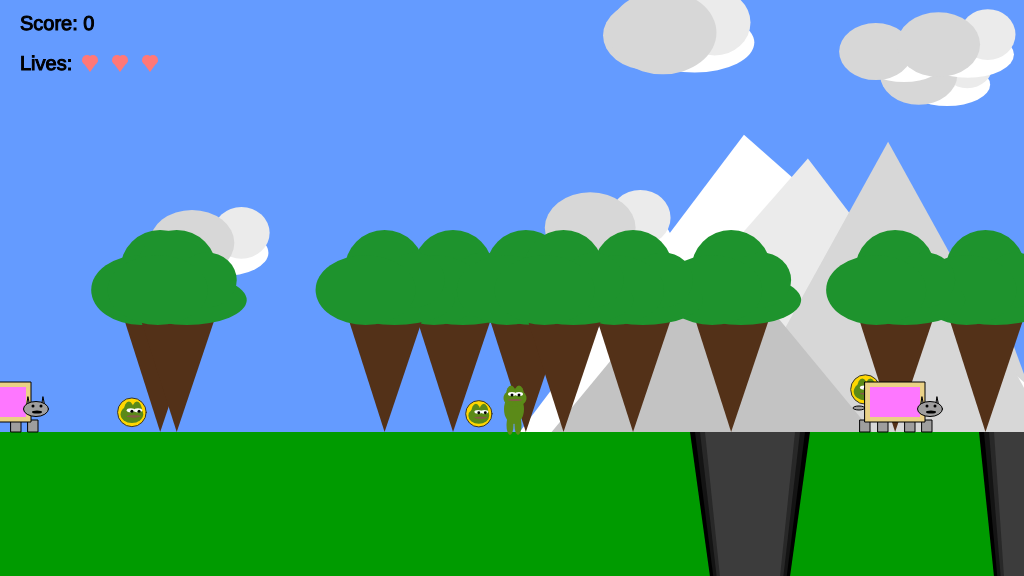
Frame 1 (no input)
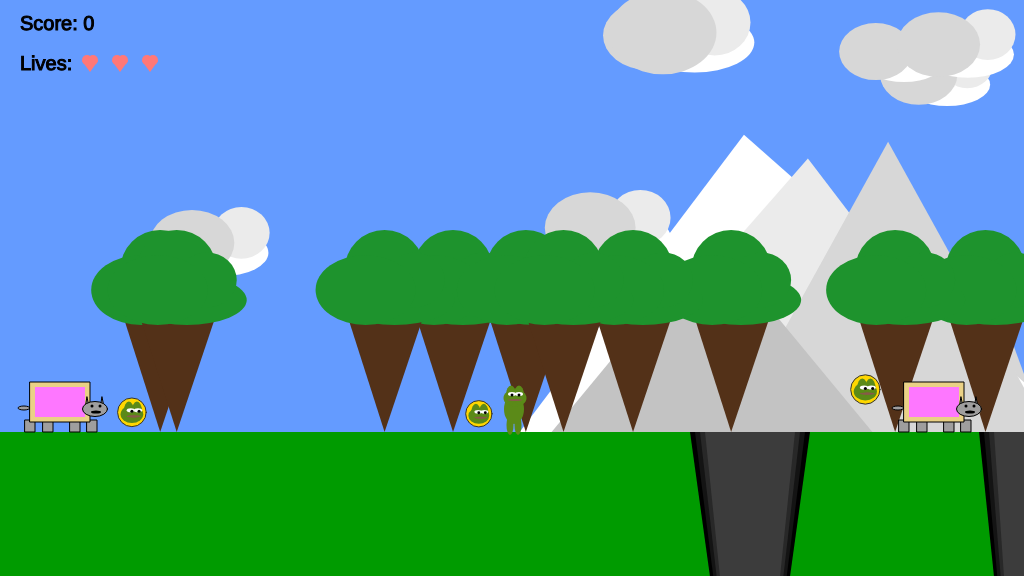
Frame 60 (no input)
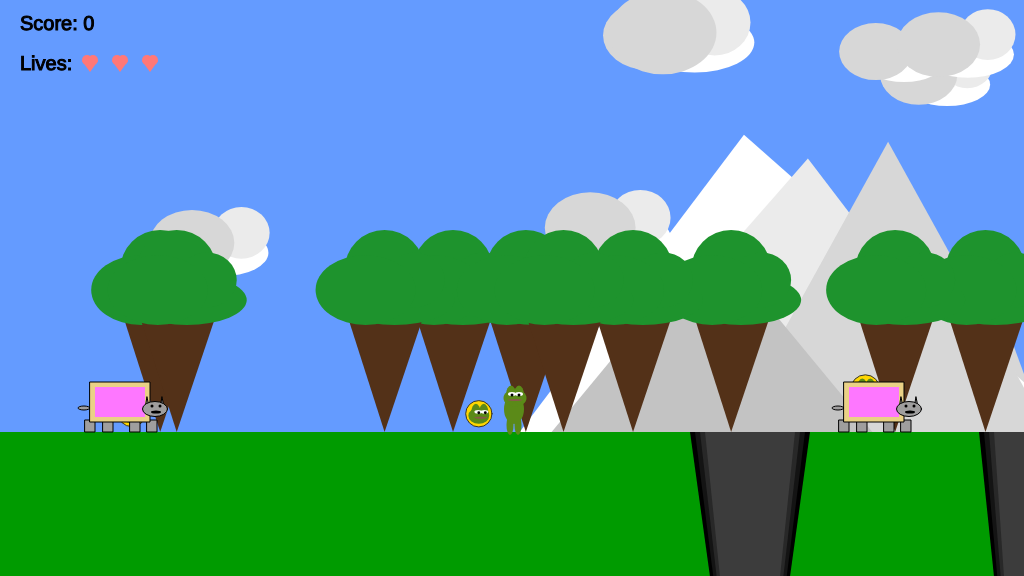
Frame 120 (the mouse pressed at the canvas centre since frame 60)

The p5.js sketch that drew these frames (run headless with seeded random() and noise() and a simulated clock; from frame 60 on, the mouse is pressed at the canvas centre):

// p5.js sketch
// ── sketch.js
// Frog Game Project - By Ethan Champion

// Position variables
let gameChar_x;
let gameChar_y;
let floorPos_y;
let scrollPos;
let gameChar_world_x;
// Movement variables
let isLeft;
let isRight;
let isFalling;
let isPlummeting;
// Scenery variables
let trees_x;
let cloud;
let collectable;
let mountain;
let canyon;
let flagpole;
// Game-play variables
let game_score;
let lives;
let enemies;

// Function to setup the canvas (ran first)
function setup() {
    "use strict";
    // Create the canvas and set variables
    createCanvas(1024, 576);
    lives = 4;
    // Start the game
    startGame();
}

// Function to start the game
function startGame() {
    "use strict";
    // Set variables
    floorPos_y = height * 3 / 4
    gameChar_x = width / 2;
    gameChar_y = floorPos_y;
    game_score = 0;
    let i;
    // Reduce number of lives each time it starts
    lives -= 1;
    // Variable to control the background scrolling
    scrollPos = 0;
    gameChar_world_x = gameChar_x - scrollPos;
    // Boolean variables to control the movement of the game character
    isLeft = false;
    isRight = false;
    isFalling = false;
    isPlummeting = false;

    // Initialise arrays of scenery objects
    trees_x = [];
    for (i = 0; i < 20; i += 1)
    {
        trees_x[i] = random(0, 2000);
    }

    cloud = [];
    for (i = 0; i < 20; i += 1)
    {
        cloud[i] = {x_pos: random(0, 2000), y_pos: random(0, 350), size: random(4,6)};
    }

    collectable = [{x_pos: random(100, 200), y_pos: random(floorPos_y-100, floorPos_y-20),
                    size: random(26, 30), isFound: false}];
    for (i = 1; i < 20; i += 1)
    {
        collectable[i] = {x_pos: collectable[i-1].x_pos + (30 * random(1, 20)), y_pos: random(floorPos_y-90,
                floorPos_y-20), size: random(26, 30), isFound: false};
    }

    mountain = [];
    for (i = 0; i < 10; i += 1)
    {
        mountain[i] = {x_pos: random(0, 2000), width: random(100, 700), height: random(100, 500)};
    }

    canyon = [{x_pos: 750, width: 120},
             {x_pos: 1024, width: 90},
             {x_pos: 1350, width: 110},
             {x_pos: 1600, width: 140}];
    
    flagpole = {x_pos: 2000, isReached: false};
    
    // Initialise enemies
    enemies = [];
    enemies.push(new Enemy(0, floorPos_y, 300));
    enemies.push(new Enemy(894, floorPos_y, 49));
    enemies.push(new Enemy(1182, floorPos_y, 20));
    enemies.push(new Enemy(2000, floorPos_y, 200));
}

// Function to draw to the canvas
function draw() {
    "use strict";
    let i;
    // Draw floor and sky
    background(100, 155, 255);
    noStroke();
    fill(0, 155, 0);
    rect(0, floorPos_y, width, height / 4);

    // Save the current state
    push();

    // Translate the background by scroll position
    translate(scrollPos, 0);
    
    // Draw clouds
    for (i = 0; i < cloud.length; i += 1)
    {    
        drawCloud(cloud[i]);
    }
    
    // Draw mountains
    for (i = 0; i < mountain.length; i += 1)
    {
        drawMountain(mountain[i]);
    }
    
    // Draw trees
    for (i = 0; i < trees_x.length; i += 1)
    {
        drawTree(trees_x[i]);
    }

    // Draw canyons
    for (i = 0; i < canyon.length; i += 1)
    {
        // Draw canyon
        drawCanyon(canyon[i]);
        // Check canyon based on player
        checkCanyon(canyon[i]);
    }

    // Draw collectable items
    for (i = 0; i < collectable.length; i += 1)
    {
        // If the collectable has not been found
        if (collectable[i].isFound === false)
        {
            // Draw the collectable
            drawCollectable(collectable[i]);
            // Check if the player has touched the collectable
            checkCollectable(collectable[i]);
        }
    }

    // Draw flagpole then check it
    drawFlagpole();
    checkFlagpole();
    
    // Draw enemies
    for (i = 0; i < enemies.length; i += 1)
    {
        enemies[i].update();
        enemies[i].draw();
        // If the enemy touches and you don't kill it
        if (enemies[i].isContact(gameChar_world_x, gameChar_y) === true)
        {
            // Restart
            startGame();
            break;
        }
        
        else if (enemies[i].isContact(gameChar_world_x, gameChar_y) === false && enemies[i].isKilled)
        {
            game_score += 1;
        }
    }
    
    // Return the the prior state
    pop();
    // Draw game character
    drawGameChar();

    // Game win/loss check
    if (lives < 1)
    {
        stroke(0);
        fill(0);
        textSize(50);
        text("GAME OVER!", width * 0.35, height * 0.45);
        text("Press Space to Continue..", width * 0.24, height * 0.55);
        // Stop drawing if lost
        return;
    }

    // If the player won
    else if (flagpole.isReached)
    {
        stroke(0);
        fill(0);
        textSize(50);
        text("LEVEL COMPLETE!", width * 0.28, height * 0.45);
        text("Press Space to Continue..", width * 0.24, height * 0.55);
        // Stop drawing if won
        return;
    }

    // Logic to make the game character move or the background scroll
    if (isLeft)
    {
        // If the character hasn't reached threshold to move bg
        if (gameChar_x > width * 0.2)
        {
            // Move character till they do
            gameChar_x -= 5;
        }

        // If the character has reached threshold to move bg
        else
        {
            // Move the background but not the game character
            scrollPos += 5;
        }
    }

    else if (isRight)
    {
        // If the character hasn't reached threshold to move the bg
        if (gameChar_x < width * 0.8)
        {
            // Move character till they do
            gameChar_x += 5;
        }

        // If the character has reached threshold to move bg
        else
        {
            // Move the background but not the game character
            scrollPos -= 5;
        }
    }

    // Logic to make the game character rise and fall.
    if (gameChar_y !== floorPos_y)
    {
        gameChar_y += 2;
        isFalling = true;
    }

    else
    {
        isFalling = false;
    }

    // Logic to restart game
    if (isPlummeting && gameChar_y >= height && lives > 0)
    {
        startGame();
    }

    // Scoreboard text
    stroke(0);
    fill(0);
    textSize(20);
    text("Score: " + str(game_score), 20, 30);

    // Lives text
    text("Lives: ", 20, 70);
    let heartPos;
    for (i = 0; i < lives; i += 1)
    {
        heartPos = 120;
        noStroke();
        fill(255, 120, 120);
        ellipse(heartPos-3+((i-1)*30), 60, 10);
        ellipse(heartPos+3+((i-1)*30), 60, 10);
        triangle(heartPos+((i-1)*30), 72, heartPos-8+((i-1)*30), 61, heartPos+8+((i-1)*30), 61);
    }
    
    // Update real position of gameChar for collision detection.
    gameChar_world_x = gameChar_x - scrollPos;
}

// If a key is pressed
function keyPressed() {
    "use strict";
    // If the player wants to go to next level
    if (flagpole.isReached && key === " ")
    {
        nextLevel();
        return;
    }

    // If the player wants to restart
    else if (lives === 0 && key === " ")
    {
        returnToStart();
        return;
    }

    // Conditions to see what state player is in
    if (keyCode === 37 && isPlummeting !== true)
    {
        isLeft = true;
    }

    else if (keyCode === 39 && isPlummeting !== true)
    {
        isRight = true;
    }

    else if (keyCode === 32 && gameChar_y === floorPos_y)
    {
        gameChar_y -= 100;
    }
}

// If a key is released
function keyReleased() {
    "use strict";
    // Conditions to see what state player is in
    if (keyCode === 37)
    {
        isLeft = false;
    }

    else if (keyCode === 39)
    {
        isRight = false;
    }
}

// Function to draw the game character.
function drawGameChar() {
    "use strict";

    // Check which state player is it
    if (isLeft && isFalling)
    {
        // Code for Jumping to the Left
        noStroke();
        fill(91, 138, 24);
        // Creates the green legs
        ellipse(gameChar_x-6, gameChar_y-30, 7, 20);
        ellipse(gameChar_x+2, gameChar_y-30, 7, 20);
        // Creates the green body
        ellipse(gameChar_x+1, gameChar_y-43, 20, 30);
        // Creates the green head
        ellipse(gameChar_x-3, gameChar_y-54, 23, 17);
        ellipse(gameChar_x-6, gameChar_y-57, 10, 19);
        ellipse(gameChar_x+2, gameChar_y-57, 10, 19);
        // Creates the eyes
        fill(255);
        ellipse(gameChar_x+1, gameChar_y-58, 8, 4);
        ellipse(gameChar_x-6, gameChar_y-58, 8, 4);
        // Creates the pupils
        fill(0);
        ellipse(gameChar_x-8, gameChar_y-59, 3);
        ellipse(gameChar_x, gameChar_y-59, 3);
        // Creates the lips
        fill(135, 91, 72);
        ellipse(gameChar_x-5, gameChar_y-52, 14, 5);
        }

    // If the character is falling to the right
    else if (isRight && isFalling)
    {
        // Code for Jumping to the Right
        noStroke();
        fill(91, 138, 24);
        // Creates the green legs
        ellipse(gameChar_x-2, gameChar_y-30, 7, 20);
        ellipse(gameChar_x+6, gameChar_y-30, 7, 20);
        // Creates the green body
        ellipse(gameChar_x+1, gameChar_y-43, 20, 30);
        // Creates the green head
        ellipse(gameChar_x+3, gameChar_y-54, 23, 17);
        ellipse(gameChar_x, gameChar_y-57, 10, 19);
        ellipse(gameChar_x+8, gameChar_y-57, 10, 19);
        // Creates the eyes
        fill(255);
        ellipse(gameChar_x+9, gameChar_y-58, 8, 4);
        ellipse(gameChar_x+2, gameChar_y-58, 8, 4);
        // Creates the pupils
        fill(0);
        ellipse(gameChar_x+3, gameChar_y-59, 3);
        ellipse(gameChar_x+10, gameChar_y-59, 3);
        // Creates the lips
        fill(135, 91, 72);
        ellipse(gameChar_x+5, gameChar_y-52, 14, 5);
    }

    // If the character is walking to the left
    else if (isLeft)
    {
        // Code for Walking Left
        noStroke();
        fill(91, 138, 24);
        // Creates the green legs
        ellipse(gameChar_x-6, gameChar_y-7, 7, 20);
        ellipse(gameChar_x+2, gameChar_y-7, 7, 20);
        // Creates the green body
        ellipse(gameChar_x+1, gameChar_y-23, 20, 30);
        // Creates the green head
        ellipse(gameChar_x-3, gameChar_y-34, 23, 17);
        ellipse(gameChar_x-6, gameChar_y-37, 10, 19);
        ellipse(gameChar_x+2, gameChar_y-37, 10, 19);
        // Creates the eyes
        fill(255);
        ellipse(gameChar_x+1, gameChar_y-38, 8, 4);
        ellipse(gameChar_x-6, gameChar_y-38, 8, 4);
        // Creates the pupils
        fill(0);
        ellipse(gameChar_x-8, gameChar_y-37, 3);
        ellipse(gameChar_x, gameChar_y-37, 3);
        // Creates the lips
        fill(135, 91, 72);
        ellipse(gameChar_x-5, gameChar_y-32, 14, 2);
    }

    // If the character is walking to the right
    else if (isRight)
    {
        // Code for Walking Right
        noStroke();
        fill(91, 138, 24);
        // Creates the green legs
        ellipse(gameChar_x-2, gameChar_y-7, 7, 20);
        ellipse(gameChar_x+6, gameChar_y-7, 7, 20);
        // Creates the green body
        ellipse(gameChar_x+1, gameChar_y-23, 20, 30);
        // Creates the green head
        ellipse(gameChar_x+3, gameChar_y-34, 23, 17);
        ellipse(gameChar_x, gameChar_y-37, 10, 19);
        ellipse(gameChar_x+8, gameChar_y-37, 10, 19);
        // Creates the eyes
        fill(255);
        ellipse(gameChar_x+9, gameChar_y-38, 8, 4);
        ellipse(gameChar_x+2, gameChar_y-38, 8, 4);
        // Creates the pupils
        fill(0);
        ellipse(gameChar_x+3, gameChar_y-37, 3);
        ellipse(gameChar_x+10, gameChar_y-37, 3);
        // Creates the lips
        fill(135, 91, 72);
        ellipse(gameChar_x+5, gameChar_y-32, 14, 2);
    }

    // If the character is falling or plummeting forwards
    else if (isFalling || isPlummeting)
    {
        // Code for Jumping facing straight ahead
        noStroke();
        fill(91, 138, 24);
        // Creates the green legs
        ellipse(gameChar_x-2, gameChar_y-30, 7, 20);
        ellipse(gameChar_x+6, gameChar_y-30, 7, 20);
        // Creates the green body
        ellipse(gameChar_x+2, gameChar_y-43, 20, 30);
        // Creates the green head
        ellipse(gameChar_x+3, gameChar_y-54, 23, 17);
        ellipse(gameChar_x-1, gameChar_y-57, 10, 19);
        ellipse(gameChar_x+7, gameChar_y-57, 10, 19);
        // Creates the eyes
        fill(255);
        ellipse(gameChar_x+7, gameChar_y-58, 8, 4);
        ellipse(gameChar_x, gameChar_y-58, 8, 4);
        // Creates the pupils
        fill(0);
        ellipse(gameChar_x, gameChar_y-59, 3);
        ellipse(gameChar_x+7, gameChar_y-59, 3);
        // Creates the lips
        fill(135, 91, 72);
        ellipse(gameChar_x+3, gameChar_y-52, 14, 5);
    }

    // Or if the character is standing facing forward
    else
    {
        // Code for standing still facing straight ahead
        noStroke();
        fill(91, 138, 24);
        // Creates the green legs
        ellipse(gameChar_x-2, gameChar_y-7, 7, 20);
        ellipse(gameChar_x+6, gameChar_y-7, 7, 20);
        // Creates the green body
        ellipse(gameChar_x+2, gameChar_y-23, 20, 30);
        // Creates the green head
        ellipse(gameChar_x+3, gameChar_y-34, 23, 17);
        ellipse(gameChar_x-1, gameChar_y-37, 10, 19);
        ellipse(gameChar_x+7, gameChar_y-37, 10, 19);
        // Creates the eyes
        fill(255);
        ellipse(gameChar_x+7, gameChar_y-38, 8, 4);
        ellipse(gameChar_x, gameChar_y-38, 8, 4);
        // Creates the pupils
        fill(0);
        ellipse(gameChar_x, gameChar_y-37, 3);
        ellipse(gameChar_x+7, gameChar_y-37, 3);
        // Creates the lips
        fill(135, 91, 72);
        ellipse(gameChar_x+3, gameChar_y-32, 14, 2);
    }

    // Code to deal with canyon player interaction
    if (isPlummeting)
    {
        gameChar_y += 7;
    }

}

// Function to draw cloud objects
function drawCloud(t_cloud) {
    "use strict";
    // Draw clouds
    noStroke();
    fill(255);
    ellipse(t_cloud.x_pos+20+t_cloud.size, t_cloud.y_pos+20, t_cloud.size*20, t_cloud.size*10);
    fill(235);
    ellipse(t_cloud.x_pos+40+t_cloud.size, t_cloud.y_pos, t_cloud.size*12, t_cloud.size*11);
    fill(215);
    ellipse(t_cloud.x_pos-t_cloud.size, t_cloud.y_pos+10, t_cloud.size*18, t_cloud.size*14);
}

// Function to draw mountains objects
function drawMountain(t_mountain) {
    "use strict";
    // Draw mountains
    noStroke();
    fill(255);
    triangle(t_mountain.x_pos, floorPos_y, t_mountain.x_pos+(t_mountain.width), floorPos_y,
             t_mountain.x_pos+(t_mountain.width*0.4), floorPos_y-(t_mountain.height));
    fill(235);
    triangle(t_mountain.x_pos+(t_mountain.width*0.086), floorPos_y, t_mountain.x_pos+(t_mountain.width*0.886),
             floorPos_y, t_mountain.x_pos+(t_mountain.width*0.514), floorPos_y-(t_mountain.height*0.92));
    fill(215);
    triangle(t_mountain.x_pos+(t_mountain.width*0.371), floorPos_y, t_mountain.x_pos+(t_mountain.width*0.943),
             floorPos_y, t_mountain.x_pos+(t_mountain.width*0.657), floorPos_y-(t_mountain.height*0.977));
    fill(195);
    triangle(t_mountain.x_pos+(t_mountain.width*0.057), floorPos_y, t_mountain.x_pos+(t_mountain.width*0.629),
             floorPos_y, t_mountain.x_pos+(t_mountain.width*0.343), floorPos_y-(t_mountain.height*0.653));
}

// Function to draw trees objects
function drawTree(t_tree) {
    "use strict";
    // Draw trees
    noStroke();
    // Tree trunk
    fill(83, 49, 24);
    triangle(t_tree+39, floorPos_y, t_tree, floorPos_y-122, t_tree+80, floorPos_y-122);
    // Green leaves
    fill(30, 147, 45);
    ellipse(t_tree+39, floorPos_y-162, 80, 80);
    ellipse(t_tree+49, floorPos_y-132, 120, 50);
    ellipse(t_tree+69, floorPos_y-152, 60, 55);
    ellipse(t_tree+20, floorPos_y-142, 100, 70);
}

// Function to draw the flagpole
function drawFlagpole() {
    "use strict";
    // If the flagpole is reached
    if (flagpole.isReached)
    {
        noStroke();
        fill(255);
        rect(flagpole.x_pos-5, floorPos_y*0.6, 10, floorPos_y*0.4);
        fill(255, 0, 0);
        triangle(flagpole.x_pos-40, floorPos_y*0.7, flagpole.x_pos+40, floorPos_y*0.7, flagpole.x_pos, floorPos_y*0.5);
        fill(255, 255, 0);
        triangle(flagpole.x_pos-30, floorPos_y*0.7, flagpole.x_pos+30, floorPos_y*0.7, flagpole.x_pos, floorPos_y*0.5);
        fill(0, 255, 0);
        triangle(flagpole.x_pos-20, floorPos_y*0.7, flagpole.x_pos+20, floorPos_y*0.7, flagpole.x_pos, floorPos_y*0.5);
        fill(0, 255, 255);
        triangle(flagpole.x_pos-10, floorPos_y*0.7, flagpole.x_pos+10, floorPos_y*0.7, flagpole.x_pos, floorPos_y*0.5);
    }

    // If the flagpole hasn't been reached
    else
    {
        noStroke();
        fill(80);
        rect(flagpole.x_pos-5, floorPos_y*0.2, 10, floorPos_y*0.8);
        fill(0);
        triangle(flagpole.x_pos-40, floorPos_y*0.3, flagpole.x_pos+40, floorPos_y*0.3, flagpole.x_pos, floorPos_y*0.1);
        fill(20);
        triangle(flagpole.x_pos-30, floorPos_y*0.3, flagpole.x_pos+30, floorPos_y*0.3, flagpole.x_pos, floorPos_y*0.1);
        fill(40);
        triangle(flagpole.x_pos-20, floorPos_y*0.3, flagpole.x_pos+20, floorPos_y*0.3, flagpole.x_pos, floorPos_y*0.1);
        fill(60);
        triangle(flagpole.x_pos-10, floorPos_y*0.3, flagpole.x_pos+10, floorPos_y*0.3, flagpole.x_pos, floorPos_y*0.1);
    }
}

// Check if the flagpole has been reached
function checkFlagpole() {
    "use strict";
    if (dist(flagpole.x_pos, floorPos_y, gameChar_world_x, floorPos_y) < 10)
    {
        flagpole.isReached = true;
    }
}

// Function to draw canyon objects
function drawCanyon(t_canyon) {
    "use strict";
    noStroke();
    fill(0);
    triangle(t_canyon.x_pos-(t_canyon.width/2), floorPos_y, t_canyon.x_pos+(t_canyon.width/2), floorPos_y,
             t_canyon.x_pos, (floorPos_y+1)*2);
    fill(20);
    triangle(t_canyon.x_pos-(t_canyon.width/2)+5, floorPos_y, t_canyon.x_pos+(t_canyon.width/2)-5, floorPos_y,
             t_canyon.x_pos, (floorPos_y+1)*2);
    fill(40);
    triangle(t_canyon.x_pos-(t_canyon.width/2)+10, floorPos_y, t_canyon.x_pos+(t_canyon.width/2)-10, floorPos_y,
             t_canyon.x_pos, (floorPos_y+1)*2);
    fill(60);
    triangle(t_canyon.x_pos-(t_canyon.width/2)+15, floorPos_y, t_canyon.x_pos+(t_canyon.width/2)-15, floorPos_y,
             t_canyon.x_pos, (floorPos_y+1)*2);
}

// Function to check character is over a canyon
function checkCanyon(t_canyon) {
    "use strict";
    if (gameChar_world_x <= (t_canyon.x_pos + (t_canyon.width / 2)) && gameChar_world_x >=
        (t_canyon.x_pos - (t_canyon.width / 2)) && gameChar_y === floorPos_y)
    {
        isPlummeting = true;
        isLeft = false;
        isRight = false;
    }
}

// Function to draw collectable objects
function drawCollectable(t_collectable) {
    "use strict";
    stroke(50);
    // Creates the background
    fill(255, 215, 0);
    ellipse(t_collectable.x_pos+3, t_collectable.y_pos+2, t_collectable.size);
    // Creates the green head
    noStroke();
    fill(91, 138, 24);
    ellipse(t_collectable.x_pos+3, t_collectable.y_pos+4, t_collectable.size*0.793, t_collectable.size*0.607);
    ellipse(t_collectable.x_pos-((t_collectable.size-28)/t_collectable.size), t_collectable.y_pos+1,
            t_collectable.size*0.357, t_collectable.size*0.679);
    ellipse(t_collectable.x_pos+8+((t_collectable.size-28)/t_collectable.size), t_collectable.y_pos+1,
            t_collectable.size*0.357, t_collectable.size*0.679);
    // Creates the eyes
    fill(255);
    ellipse(t_collectable.x_pos+9+(5*(t_collectable.size-28)/ t_collectable.size), t_collectable.y_pos,
            t_collectable.size*0.286, t_collectable.size*0.143);
    ellipse(t_collectable.x_pos+2-(5*(t_collectable.size-28)/ t_collectable.size),t_collectable.y_pos,
            t_collectable.size*0.286, t_collectable.size*0.143);
    // Creates the pupils
    fill(0);
    ellipse(t_collectable.x_pos+3+((t_collectable.size-28)/t_collectable.size), t_collectable.y_pos+1,
            t_collectable.size*0.107);
    ellipse(t_collectable.x_pos+10+(8*(t_collectable.size-28)/ t_collectable.size), t_collectable.y_pos+1,
            t_collectable.size*0.107);
    // Creates the lips
    fill(135, 91, 72);
    ellipse(t_collectable.x_pos+5, t_collectable.y_pos+6+ (3*(t_collectable.size-28)/t_collectable.size),
            t_collectable.size*0.5, t_collectable.size*0.071);
    ellipse(t_collectable.x_pos+5, t_collectable.y_pos +6+ (3*(t_collectable.size-28)/t_collectable.size),
            t_collectable.size*0.5, t_collectable.size*0.071);
}

// Function to check character has collected an item
function checkCollectable(t_collectable) {
    "use strict";
    if (dist(t_collectable.x_pos, t_collectable.y_pos, gameChar_world_x, gameChar_y)
        <= t_collectable.size + 10)
    {
        t_collectable.isFound = true;
        game_score += 1;
    }
}

// Function to create enemies
function Enemy(x, y, range) {
    this.x = x;
    this.y = y;
    this.range = range;
    this.current_x = x;
    this.incr = 1;
    this.isKilled = false;
    
    // Method to draw the enemy
    this.draw = function() {
        if (this.isKilled === false)
        {
            stroke(0);
            fill(159, 158, 158);
            ellipse(this.current_x - 36, this.y - 24, 12, 4);
            rect(this.current_x - 17, this.y - 12, 10, 12);
            rect(this.current_x + 10, this.y - 12, 10, 12);
            rect(this.current_x + 27, this.y - 12, 10, 12);
            rect(this.current_x - 35, this.y - 12, 10, 12);
            fill(234, 209, 134);
            rect(this.current_x - 30, this.y - 50, 60, 40);
            noStroke();
            fill(254, 119, 255);
            rect(this.current_x - 25, this.y - 45, 50, 30);
            stroke(0);
            fill(159, 158, 158);
            triangle(this.current_x + 25, this.y - 20, this.current_x + 30, this.y - 20,
                     this.current_x + 27, this.y - 35);
            triangle(this.current_x + 40, this.y - 20, this.current_x + 45, this.y - 20,
                     this.current_x + 42, this.y - 35);
            ellipse(this.current_x + 35, this.y - 23, 25, 15);
            fill(0);
            noStroke();
            ellipse(this.current_x + 32, this.y - 26, 3);
            ellipse(this.current_x + 40, this.y - 26, 3);
            ellipse(this.current_x + 36, this.y - 20, 10, 3);
        }
    }
    
    // Method to update the enemy (patrol)
    this.update = function() {
        this.current_x += this.incr;
        
        if (this.current_x < this.x - this.range)
        {
            this.incr = 1;
        }
        
        else if (this.current_x > this.x + this.range)
        {
            this.incr = -1;
        }
    }
    
    // Method to test if the enemy has touched the player
    this.isContact = function(gc_x, gc_y) {
        if (dist(gc_x, gc_y, this.current_x, this.y) < 25)
        {
            if (gc_y >= 50)
            {
                this.isKilled = true;
                return false;
            }
            
            else
            {
                return true;
            }
        }
    }
}
